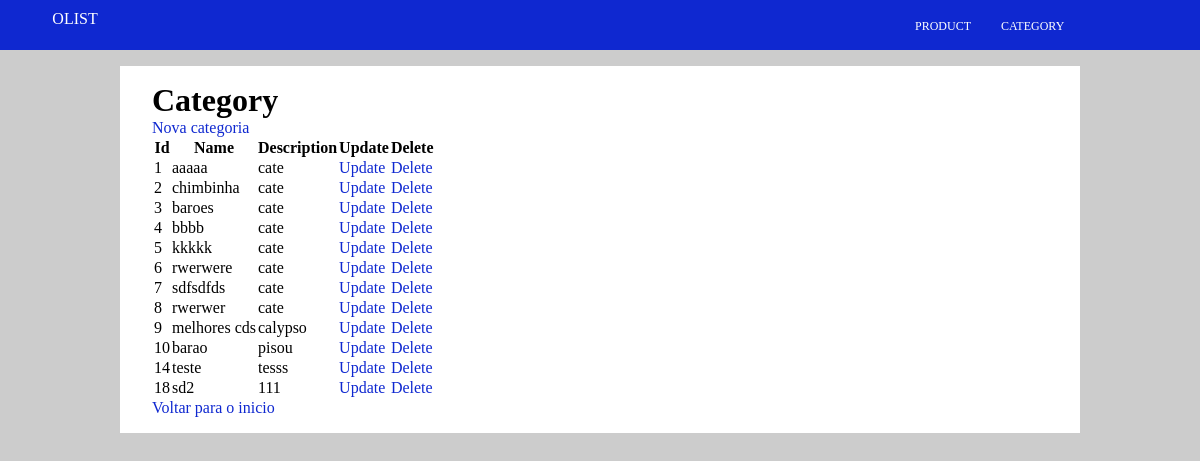
Page /category on the earlier database version.
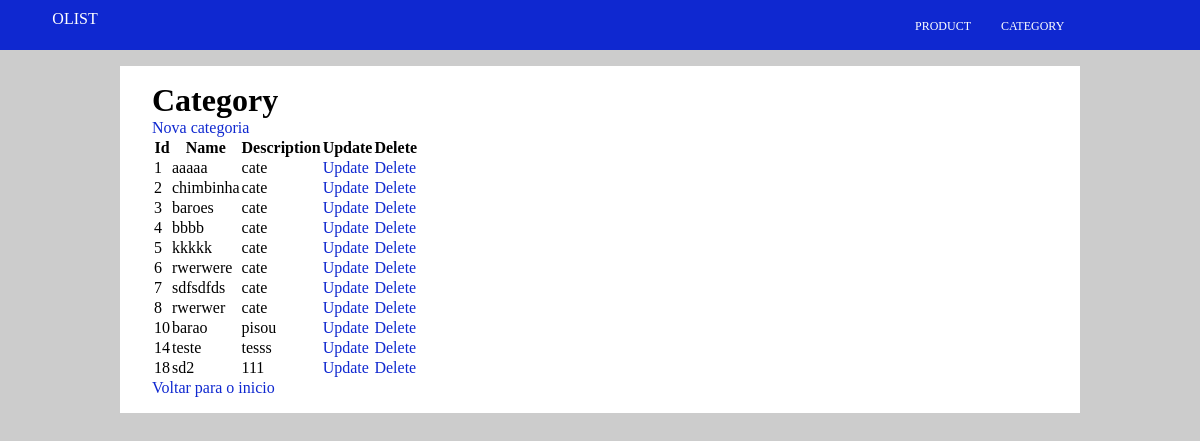
Same page on the later database version.
### tables this page shows
CREATE TABLE category (
            id INTEGER PRIMARY KEY AUTOINCREMENT,
            name VARCHAR(100) NOT NULL,
            description VARCHAR(200) NOT NULL
        );

### src/views/web/start.py (the view)
@app.route('/category')
def category():
    controller = CategoryController()
    data = controller.read()
    return render_template('category.html', title="Category", data=data)

### src/controllers/category_controller.py (called while the page is built)
    def read(self):
        categories = self.category_dao.read_all()
        return categories

### src/daos/category_dao.py (called while the page is built)
    def create_table(self):
        self.execute_query("""
        CREATE TABLE IF NOT EXISTS category (
            id INTEGER PRIMARY KEY AUTOINCREMENT,
            name VARCHAR(100) NOT NULL,
            description VARCHAR(200) NOT NULL
        );
        """)

    def read_all(self) -> List[Category]:
        sql = """
        SELECT * FROM category ORDER BY id
        """
        list_categories = []
        result = self.execute_query_select(sql)
        for item in result:
            category = Category(item[1], item[2], item[0])
            list_categories.append(category)
        return list_categories

### src/daos/dao.py (called while the page is built)
    def execute_query(self, sql:str, parameters:tuple=None) -> NoReturn:
        with Database() as conn:
            cursor = conn.cursor()
            if parameters:
                cursor.execute(sql, parameters)
            else:
                cursor.execute(sql)
            conn.commit()

    def execute_query_select(self, sql:str, parameters:tuple=None) -> tuple:
        with Database() as conn:
            cursor = conn.cursor()
            result = ()
            if parameters:
                cursor.execute(sql, parameters)
            else:
                cursor.execute(sql)
            result = cursor.fetchall()
        return result

### src/daos/database.py (called while the page is built)
    def __enter__(self):
        self.conn = sqlite3.connect('database.db')
        return self.conn

    def __exit__(self, type, value, traceback):
        self.conn.close()

### src/views/web/templates/category.html
{% extends 'home.html' %}
{% block content %}
    <h1>{{title}}</h1>
    <a href="/category/form">Nova categoria</a>
    <table>
        <thead>
            <tr>
                <th>Id</th>
                <th>Name</th>
                <th>Description</th>
                <th>Update</th>
                <th>Delete</th>
            </tr>
        </thead>
        <tbody>
            {% for item in data %}
                <tr>
                    <td>{{item.id}}</td>
                    <td>{{item.name}}</td>
                    <td>{{item.description}}</td>
                    <td><a href="/category/form?id={{item.id}}">Update</a></td>
                    <td><a href="/category/delete?id={{item.id}}">Delete</a></td>
                </tr>
            {% endfor %}
        </tbody>
    </table>
    <a href="/">Voltar para o inicio</a>
{% endblock %}

### src/views/web/templates/home.html (shortened to what this page needs)
<!DOCTYPE html>
<html lang="en">
    <head>
        <link rel="stylesheet" href="../static/css/style.css">
    </head>
    <body class="body" id="body">
        <header>
            <div id="logo">
                <a href="/">
                    OLIST
                </a>
            </div>
            <div id="menu">
                <ul>
                    <li>
                        <a href='/product'>Product</a>
                    </li>
                    <li>
                        <a href='/category'>Category</a>
                    </li>
                </ul>
            </div>
        </header>
        <div id="content">
            {% block content %}{% endblock %}
        </div>
    </body>
</html>

### src/views/web/static/css/style.css (style rules this page uses)
* { margin: 0; border: 0; padding: 0; }
body { background: #ccc; color: #fff; }
header { height: 50px; background: #0F28D0; display: flex; align-items: center; justify-content: space-between; }
#logo { width: 150px; height: 30px; text-align: center; }
#menu { width: 300px; }
#menu ul { display: flex; flex-direction: row; }
#menu ul li { text-decoration: none; padding: 5px 15px; list-style: none; }
#menu ul li a { text-transform: uppercase; font-size: 12px; }
a { color:#fff; text-decoration: none; }
#content { width: 80%; margin: 1em auto 0; color: #000; background: #fff; box-sizing: border-box; padding: 1em 2em; }
#content a { color:#0F28D0; }

Differences in the rows shown:
removed category: id "9", name "melhores cds", description "calypso"
